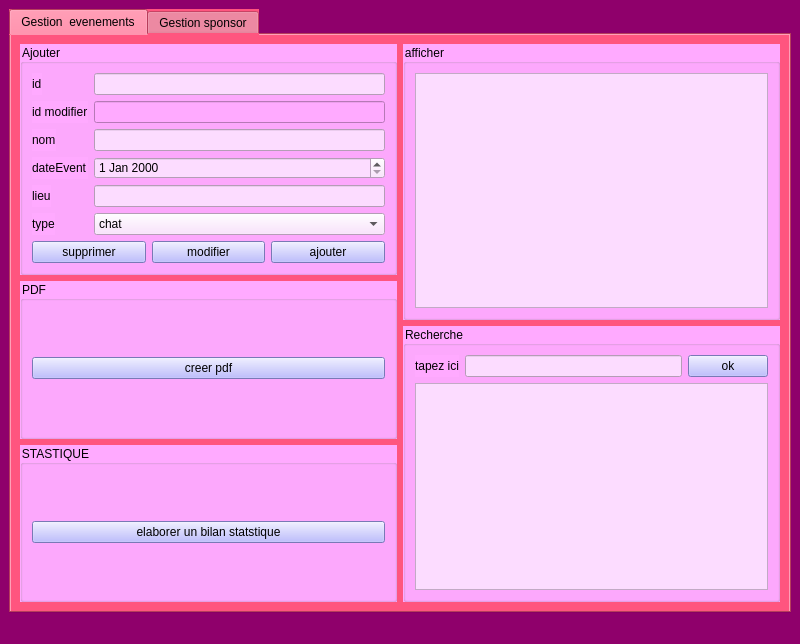
<?xml version="1.0" encoding="UTF-8"?>
<ui version="4.0">
 <class>MainWindow</class>
 <widget class="QMainWindow" name="MainWindow">
  <property name="geometry">
   <rect>
    <x>0</x>
    <y>0</y>
    <width>800</width>
    <height>644</height>
   </rect>
  </property>
  <property name="windowTitle">
   <string>MainWindow</string>
  </property>
  <property name="styleSheet">
   <string notr="true">background-color: rgb(143, 0, 107);
</string>
  </property>
  <widget class="QWidget" name="centralwidget">
   <layout class="QHBoxLayout" name="horizontalLayout_7">
    <item>
     <layout class="QHBoxLayout" name="horizontalLayout_2">
      <item>
       <widget class="QTabWidget" name="tabWidget">
        <property name="styleSheet">
         <string notr="true">background-color: rgb(255, 85, 127);</string>
        </property>
        <property name="currentIndex">
         <number>0</number>
        </property>
        <widget class="QWidget" name="tab">
         <attribute name="title">
          <string>Gestion  evenements</string>
         </attribute>
         <layout class="QHBoxLayout" name="horizontalLayout_10">
          <item>
           <layout class="QHBoxLayout" name="horizontalLayout_8">
            <item>
             <layout class="QVBoxLayout" name="verticalLayout_5">
              <item>
               <widget class="QGroupBox" name="groupBox_6">
                <property name="styleSheet">
                 <string notr="true">background-color: rgb(255, 170, 255);
font: 10pt &quot;Palatino Linotype&quot;;</string>
                </property>
                <property name="title">
                 <string>Ajouter</string>
                </property>
                <layout class="QVBoxLayout" name="verticalLayout_3">
                 <item>
                  <layout class="QFormLayout" name="formLayout">
                   <item row="0" column="0">
                    <widget class="QLabel" name="label">
                     <property name="text">
                      <string>id</string>
                     </property>
                    </widget>
                   </item>
                   <item row="0" column="1">
                    <widget class="QLineEdit" name="lineEdit_id">
                     <property name="styleSheet">
                      <string notr="true">background-color: rgb(252, 220, 255);</string>
                     </property>
                    </widget>
                   </item>
                   <item row="2" column="0">
                    <widget class="QLabel" name="label_3">
                     <property name="text">
                      <string>nom</string>
                     </property>
                    </widget>
                   </item>
                   <item row="2" column="1">
                    <widget class="QLineEdit" name="lineEdit_nom">
                     <property name="styleSheet">
                      <string notr="true">background-color: rgb(252, 220, 255);</string>
                     </property>
                    </widget>
                   </item>
                   <item row="3" column="0">
                    <widget class="QLabel" name="label_4">
                     <property name="text">
                      <string>dateEvent</string>
                     </property>
                    </widget>
                   </item>
                   <item row="3" column="1">
                    <widget class="QDateEdit" name="dateEdit_Event">
                     <property name="styleSheet">
                      <string notr="true">background-color: rgb(252, 220, 255);</string>
                     </property>
                    </widget>
                   </item>
                   <item row="4" column="0">
                    <widget class="QLabel" name="label_2">
                     <property name="text">
                      <string>lieu</string>
                     </property>
                    </widget>
                   </item>
                   <item row="4" column="1">
                    <widget class="QLineEdit" name="lineEdit_lieu">
                     <property name="styleSheet">
                      <string notr="true">background-color: rgb(252, 220, 255);</string>
                     </property>
                    </widget>
                   </item>
                   <item row="5" column="0">
                    <widget class="QLabel" name="label_5">
                     <property name="text">
                      <string>type</string>
                     </property>
                    </widget>
                   </item>
                   <item row="5" column="1">
                    <widget class="QComboBox" name="comboBox">
                     <property name="styleSheet">
                      <string notr="true">background-color: rgb(252, 220, 255);</string>
                     </property>
                     <item>
                      <property name="text">
                       <string>chat</string>
                      </property>
                     </item>
                     <item>
                      <property name="text">
                       <string>chien</string>
                      </property>
                     </item>
                     <item>
                      <property name="text">
                       <string>chat et chien</string>
                      </property>
                     </item>
                    </widget>
                   </item>
                   <item row="1" column="1">
                    <widget class="QLineEdit" name="lineEdit"/>
                   </item>
                   <item row="1" column="0">
                    <widget class="QLabel" name="label_13">
                     <property name="text">
                      <string>id modifier</string>
                     </property>
                    </widget>
                   </item>
                  </layout>
                 </item>
                 <item>
                  <layout class="QHBoxLayout" name="horizontalLayout">
                   <item>
                    <widget class="QPushButton" name="pushButton_3">
                     <property name="styleSheet">
                      <string notr="true">background-color: rgb(170, 170, 255);</string>
                     </property>
                     <property name="text">
                      <string>supprimer</string>
                     </property>
                    </widget>
                   </item>
                   <item>
                    <widget class="QPushButton" name="pushButton_modif">
                     <property name="styleSheet">
                      <string notr="true">background-color: rgb(170, 170, 255);</string>
                     </property>
                     <property name="text">
                      <string>modifier</string>
                     </property>
                    </widget>
                   </item>
                   <item>
                    <widget class="QPushButton" name="pushButton_quitter">
                     <property name="styleSheet">
                      <string notr="true">background-color: rgb(170, 170, 255);</string>
                     </property>
                     <property name="text">
                      <string>ajouter</string>
                     </property>
                    </widget>
                   </item>
                  </layout>
                 </item>
                </layout>
               </widget>
              </item>
              <item>
               <widget class="QGroupBox" name="groupBox_5">
                <property name="styleSheet">
                 <string notr="true">background-color: rgb(255, 170, 255);
font: 10pt &quot;Palatino Linotype&quot;;</string>
                </property>
                <property name="title">
                 <string>PDF</string>
                </property>
                <layout class="QHBoxLayout" name="horizontalLayout_3">
                 <item>
                  <layout class="QVBoxLayout" name="verticalLayout_6">
                   <item>
                    <widget class="QPushButton" name="pushButton_6">
                     <property name="styleSheet">
                      <string notr="true">background-color: rgb(170, 170, 255);</string>
                     </property>
                     <property name="text">
                      <string>creer pdf</string>
                     </property>
                    </widget>
                   </item>
                  </layout>
                 </item>
                </layout>
               </widget>
              </item>
              <item>
               <widget class="QGroupBox" name="groupBox_9">
                <property name="styleSheet">
                 <string notr="true">background-color: rgb(255, 170, 255);</string>
                </property>
                <property name="title">
                 <string>STASTIQUE</string>
                </property>
                <layout class="QHBoxLayout" name="horizontalLayout_19">
                 <item>
                  <layout class="QHBoxLayout" name="horizontalLayout_18">
                   <item>
                    <widget class="QPushButton" name="pushButton">
                     <property name="styleSheet">
                      <string notr="true">background-color: rgb(170, 170, 255);
font: 11pt &quot;Palatino Linotype&quot;;</string>
                     </property>
                     <property name="text">
                      <string>elaborer un bilan statstique</string>
                     </property>
                    </widget>
                   </item>
                  </layout>
                 </item>
                </layout>
               </widget>
              </item>
             </layout>
            </item>
            <item>
             <layout class="QVBoxLayout" name="verticalLayout_4">
              <item>
               <widget class="QGroupBox" name="groupBox_7">
                <property name="styleSheet">
                 <string notr="true">background-color: rgb(255, 170, 255);
font: 10pt &quot;Palatino Linotype&quot;;</string>
                </property>
                <property name="title">
                 <string>afficher</string>
                </property>
                <layout class="QVBoxLayout" name="verticalLayout_7">
                 <item>
                  <layout class="QHBoxLayout" name="horizontalLayout_5">
                   <item>
                    <layout class="QHBoxLayout" name="horizontalLayout_14">
                     <item>
                      <widget class="QTableView" name="tableView_4">
                       <property name="styleSheet">
                        <string notr="true">background-color: rgb(252, 220, 255);</string>
                       </property>
                      </widget>
                     </item>
                    </layout>
                   </item>
                  </layout>
                 </item>
                 <item>
                  <layout class="QHBoxLayout" name="horizontalLayout_15"/>
                 </item>
                </layout>
               </widget>
              </item>
              <item>
               <widget class="QGroupBox" name="groupBox_8">
                <property name="styleSheet">
                 <string notr="true">background-color: rgb(255, 170, 255);
font: 10pt &quot;Palatino Linotype&quot;;</string>
                </property>
                <property name="title">
                 <string>Recherche</string>
                </property>
                <layout class="QHBoxLayout" name="horizontalLayout_6">
                 <item>
                  <layout class="QVBoxLayout" name="verticalLayout_8">
                   <item>
                    <layout class="QHBoxLayout" name="horizontalLayout_16">
                     <item>
                      <widget class="QLabel" name="label_6">
                       <property name="text">
                        <string>tapez ici</string>
                       </property>
                      </widget>
                     </item>
                     <item>
                      <widget class="QLineEdit" name="lineEdit_6">
                       <property name="styleSheet">
                        <string notr="true">background-color: rgb(252, 220, 255);</string>
                       </property>
                      </widget>
                     </item>
                     <item>
                      <widget class="QPushButton" name="pushButton_7">
                       <property name="styleSheet">
                        <string notr="true">background-color: rgb(170, 170, 255);</string>
                       </property>
                       <property name="text">
                        <string>ok</string>
                       </property>
                      </widget>
                     </item>
                    </layout>
                   </item>
                   <item>
                    <layout class="QHBoxLayout" name="horizontalLayout_4">
                     <item>
                      <widget class="QTableView" name="tableView_2">
                       <property name="styleSheet">
                        <string notr="true">background-color: rgb(252, 220, 255);</string>
                       </property>
                      </widget>
                     </item>
                    </layout>
                   </item>
                  </layout>
                 </item>
                </layout>
               </widget>
              </item>
             </layout>
            </item>
           </layout>
          </item>
         </layout>
        </widget>
        <widget class="QWidget" name="tab_2">
         <attribute name="title">
          <string>Gestion sponsor</string>
         </attribute>
         <layout class="QHBoxLayout" name="horizontalLayout_9">
          <item>
           <layout class="QVBoxLayout" name="verticalLayout_2">
            <item>
             <widget class="QGroupBox" name="groupBox">
              <property name="styleSheet">
               <string notr="true">background-color: rgb(255, 170, 255);
font: 10pt &quot;Palatino Linotype&quot;;</string>
              </property>
              <property name="title">
               <string>Ajouter</string>
              </property>
              <layout class="QVBoxLayout" name="verticalLayout_11">
               <item>
                <layout class="QVBoxLayout" name="verticalLayout_10">
                 <item>
                  <layout class="QFormLayout" name="formLayout_3">
                   <item row="0" column="0">
                    <widget class="QLabel" name="label_8">
                     <property name="text">
                      <string>id</string>
                     </property>
                    </widget>
                   </item>
                   <item row="1" column="0">
                    <widget class="QLabel" name="label_9">
                     <property name="text">
                      <string>nom</string>
                     </property>
                    </widget>
                   </item>
                   <item row="1" column="1">
                    <widget class="QLineEdit" name="lineEdit_nomp">
                     <property name="styleSheet">
                      <string notr="true">background-color: rgb(252, 220, 255);</string>
                     </property>
                    </widget>
                   </item>
                   <item row="2" column="0">
                    <widget class="QLabel" name="label_10">
                     <property name="text">
                      <string>prenom</string>
                     </property>
                    </widget>
                   </item>
                   <item row="2" column="1">
                    <widget class="QLineEdit" name="lineEdit_prenomp">
                     <property name="styleSheet">
                      <string notr="true">background-color: rgb(252, 220, 255);</string>
                     </property>
                    </widget>
                   </item>
                   <item row="3" column="0">
                    <widget class="QLabel" name="label_11">
                     <property name="text">
                      <string>offre</string>
                     </property>
                    </widget>
                   </item>
                   <item row="3" column="1">
                    <widget class="QLineEdit" name="lineEdit_offre"/>
                   </item>
                   <item row="4" column="0">
                    <widget class="QLabel" name="label_12">
                     <property name="text">
                      <string>id evenement</string>
                     </property>
                    </widget>
                   </item>
                   <item row="4" column="1">
                    <widget class="QComboBox" name="comboBox_2"/>
                   </item>
                   <item row="5" column="0">
                    <widget class="QLabel" name="label_7">
                     <property name="text">
                      <string>numero</string>
                     </property>
                    </widget>
                   </item>
                   <item row="5" column="1">
                    <widget class="QLineEdit" name="lineEdit_numerop">
                     <property name="styleSheet">
                      <string notr="true">background-color: rgb(252, 220, 255);</string>
                     </property>
                    </widget>
                   </item>
                   <item row="0" column="1">
                    <widget class="QLineEdit" name="lineEdit_idp">
                     <property name="styleSheet">
                      <string notr="true">background-color: rgb(252, 220, 255);</string>
                     </property>
                    </widget>
                   </item>
                  </layout>
                 </item>
                 <item>
                  <layout class="QHBoxLayout" name="horizontalLayout_20">
                   <item>
                    <widget class="QPushButton" name="pushButton_13">
                     <property name="styleSheet">
                      <string notr="true">background-color: rgb(170, 170, 255);</string>
                     </property>
                     <property name="text">
                      <string>supprimer</string>
                     </property>
                    </widget>
                   </item>
                   <item>
                    <widget class="QPushButton" name="pushButton_15">
                     <property name="styleSheet">
                      <string notr="true">background-color: rgb(170, 170, 255);</string>
                     </property>
                     <property name="text">
                      <string>modifier</string>
                     </property>
                    </widget>
                   </item>
                   <item>
                    <widget class="QPushButton" name="pushButton_12">
                     <property name="styleSheet">
                      <string notr="true">background-color: rgb(170, 170, 255);</string>
                     </property>
                     <property name="text">
                      <string>ok</string>
                     </property>
                    </widget>
                   </item>
                  </layout>
                 </item>
                </layout>
               </item>
              </layout>
             </widget>
            </item>
            <item>
             <widget class="QGroupBox" name="groupBox_2">
              <property name="styleSheet">
               <string notr="true">background-color: rgb(255, 170, 255);
font: 10pt &quot;Palatino Linotype&quot;;</string>
              </property>
              <property name="title">
               <string>consulter notifications</string>
              </property>
              <layout class="QHBoxLayout" name="horizontalLayout_22">
               <item>
                <layout class="QHBoxLayout" name="horizontalLayout_21">
                 <item>
                  <widget class="QPushButton" name="pushButton_10">
                   <property name="styleSheet">
                    <string notr="true">background-color: rgb(170, 170, 255);</string>
                   </property>
                   <property name="text">
                    <string>rappel</string>
                   </property>
                  </widget>
                 </item>
                 <item>
                  <widget class="QPushButton" name="pushButton_9">
                   <property name="styleSheet">
                    <string notr="true">background-color: rgb(170, 170, 255);</string>
                   </property>
                   <property name="text">
                    <string>refuser</string>
                   </property>
                  </widget>
                 </item>
                 <item>
                  <widget class="QPushButton" name="pushButton_8">
                   <property name="styleSheet">
                    <string notr="true">background-color: rgb(170, 170, 255);</string>
                   </property>
                   <property name="text">
                    <string>accepter</string>
                   </property>
                  </widget>
                 </item>
                </layout>
               </item>
              </layout>
             </widget>
            </item>
            <item>
             <widget class="QGroupBox" name="groupBox_3">
              <property name="styleSheet">
               <string notr="true">background-color: rgb(255, 170, 255);
font: 8pt &quot;Palatino Linotype&quot;;</string>
              </property>
              <property name="title">
               <string>Tri</string>
              </property>
              <layout class="QHBoxLayout" name="horizontalLayout_13">
               <item>
                <layout class="QVBoxLayout" name="verticalLayout_9">
                 <item>
                  <layout class="QVBoxLayout" name="verticalLayout_14">
                   <item>
                    <widget class="QTableView" name="tableView">
                     <property name="styleSheet">
                      <string notr="true">background-color: rgb(252, 220, 255);</string>
                     </property>
                    </widget>
                   </item>
                   <item>
                    <layout class="QHBoxLayout" name="horizontalLayout_11"/>
                   </item>
                   <item>
                    <widget class="QRadioButton" name="radioButton">
                     <property name="styleSheet">
                      <string notr="true">font: 8pt &quot;Palatino Linotype&quot;;
font: 11pt &quot;Palatino Linotype&quot;;</string>
                     </property>
                     <property name="text">
                      <string>nom</string>
                     </property>
                    </widget>
                   </item>
                   <item>
                    <widget class="QRadioButton" name="radioButton_3">
                     <property name="styleSheet">
                      <string notr="true">font: 8pt &quot;Palatino Linotype&quot;;
font: 10pt &quot;MS Shell Dlg 2&quot;;
font: 11pt &quot;MS Shell Dlg 2&quot;;</string>
                     </property>
                     <property name="text">
                      <string>numero</string>
                     </property>
                    </widget>
                   </item>
                   <item>
                    <widget class="QRadioButton" name="radioButton_2">
                     <property name="styleSheet">
                      <string notr="true">font: 11pt &quot;Palatino Linotype&quot;;</string>
                     </property>
                     <property name="text">
                      <string>id</string>
                     </property>
                    </widget>
                   </item>
                  </layout>
                 </item>
                </layout>
               </item>
              </layout>
             </widget>
            </item>
           </layout>
          </item>
          <item>
           <layout class="QVBoxLayout" name="verticalLayout">
            <item>
             <widget class="QGroupBox" name="groupBox_4">
              <property name="styleSheet">
               <string notr="true">background-color: rgb(255, 170, 255);
font: 10pt &quot;Palatino Linotype&quot;;</string>
              </property>
              <property name="title">
               <string>Afficher</string>
              </property>
              <layout class="QVBoxLayout" name="verticalLayout_13">
               <item>
                <layout class="QVBoxLayout" name="verticalLayout_12">
                 <item>
                  <layout class="QHBoxLayout" name="horizontalLayout_23">
                   <item>
                    <widget class="QTableView" name="tableView_3">
                     <property name="styleSheet">
                      <string notr="true">background-color: rgb(252, 220, 255);</string>
                     </property>
                    </widget>
                   </item>
                  </layout>
                 </item>
                </layout>
               </item>
               <item>
                <layout class="QHBoxLayout" name="horizontalLayout_24"/>
               </item>
              </layout>
             </widget>
            </item>
           </layout>
          </item>
         </layout>
        </widget>
       </widget>
      </item>
     </layout>
    </item>
   </layout>
  </widget>
  <widget class="QMenuBar" name="menubar">
   <property name="geometry">
    <rect>
     <x>0</x>
     <y>0</y>
     <width>800</width>
     <height>22</height>
    </rect>
   </property>
  </widget>
  <widget class="QStatusBar" name="statusbar"/>
 </widget>
 <resources/>
 <connections/>
</ui>
